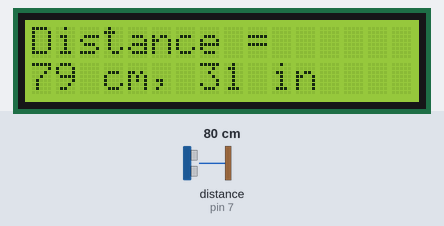
Bench run of a sketch on a simulated Arduino Uno, built with avr-gcc and run on an emulated ATmega328P. Shown: 16×2 character LCD. Wiring (inferred from the names in the program): ultrasonic range finder: trigger pin 8; echo pin 7. The test bench sets the inputs (shaded band); at power-on: distance to the obstacle (sensor on pin 7) 80 cm. The echo pulse lasts 58.3 µs per cm; what the sketch prints to the serial monitor is not drawn.

Above: at 1.2 s.
1.3 s: distance to the obstacle (sensor on pin 7) set to 2 cm
At 2.5 s:
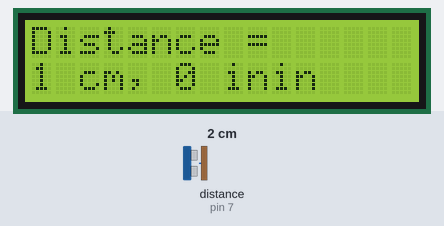
3.1 s: distance to the obstacle (sensor on pin 7) set to 18 cm
At 3.8 s:
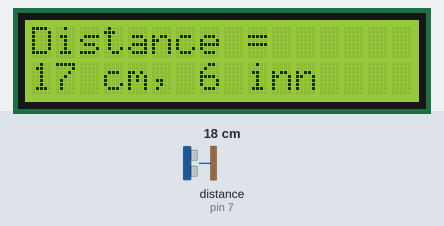
4.7 s: distance to the obstacle (sensor on pin 7) set to 4 cm
At 5.1 s:
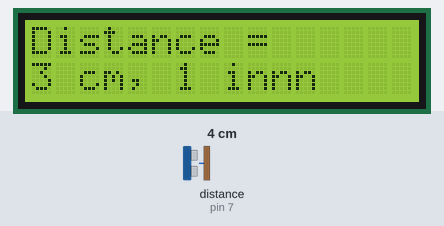
Timing chart, 0 to 7.7 s (numbered marks = the images above; inputs shaded):
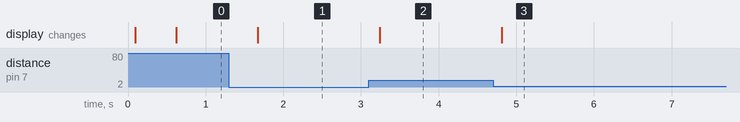

Measured:
- after the input at 1.3 s, the display: changes after 0.37 s (image 1)
- after the input at 3.1 s, the display: changes after 0.14 s (image 2)
- after the input at 4.7 s, the display: changes after 0.11 s (image 3)

The sketch:

ultrasonic_plus_LCD.ino
```cpp
#include <LiquidCrystal_I2C.h>

int trigPin = 8;    // Trigger
int echoPin = 7;    // Echo
long duration, cm, inches;

LiquidCrystal_I2C lcd(0x27, 16, 2);


void setup() {
  //Serial Port begin
  Serial.begin (9600);

  lcd.init();
  lcd.backlight();

  //Define inputs and outputs
  pinMode(trigPin, OUTPUT);
  pinMode(echoPin, INPUT);


}
void loop() {
  // The sensor is triggered by a HIGH pulse of 10 or more microseconds.
  // Give a short LOW pulse beforehand to ensure a clean HIGH pulse:
  digitalWrite(trigPin, LOW);
  delayMicroseconds(5);
  digitalWrite(trigPin, HIGH);
  delayMicroseconds(10);
  digitalWrite(trigPin, LOW);

  // Read the signal from the sensor: a HIGH pulse whose
  // duration is the time (in microseconds) from the sending
  // of the ping to the reception of its echo off of an object.
  pinMode(echoPin, INPUT);
  duration = pulseIn(echoPin, HIGH);

  // Convert the time into a distance
  cm = (duration / 2) / 29.1;   // Divide by 29.1 or multiply by 0.0343
  inches = (duration / 2) / 74; // Divide by 74 or multiply by 0.0135

  Serial.print(inches);
  Serial.println("in, ");
  Serial.print(cm);
  Serial.println("cm");

  lcd.setCursor(0, 0);
  lcd.print("Distance = ");
  lcd.setCursor(0, 1);
  lcd.print(cm);
  lcd.print(" cm, ");
  lcd.print(inches);
  lcd.print(" in");

  //lcd.setCursor(0, 1);
  //lcd.print("Distance = ");
  //lcd.print(inches);
  //lcd.println(" in");

  delay(500);
}
```
